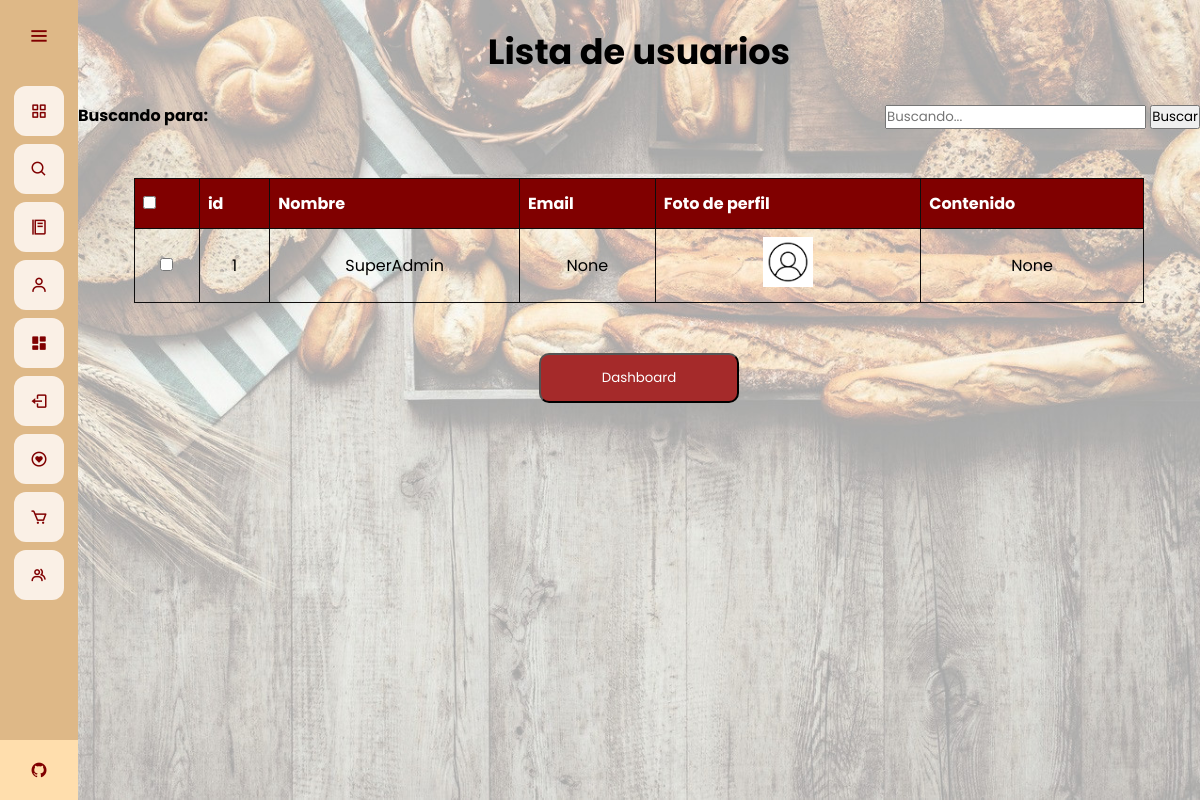
The page /admin-dash/editar-usuario (signed in) on the database as committed earlier.
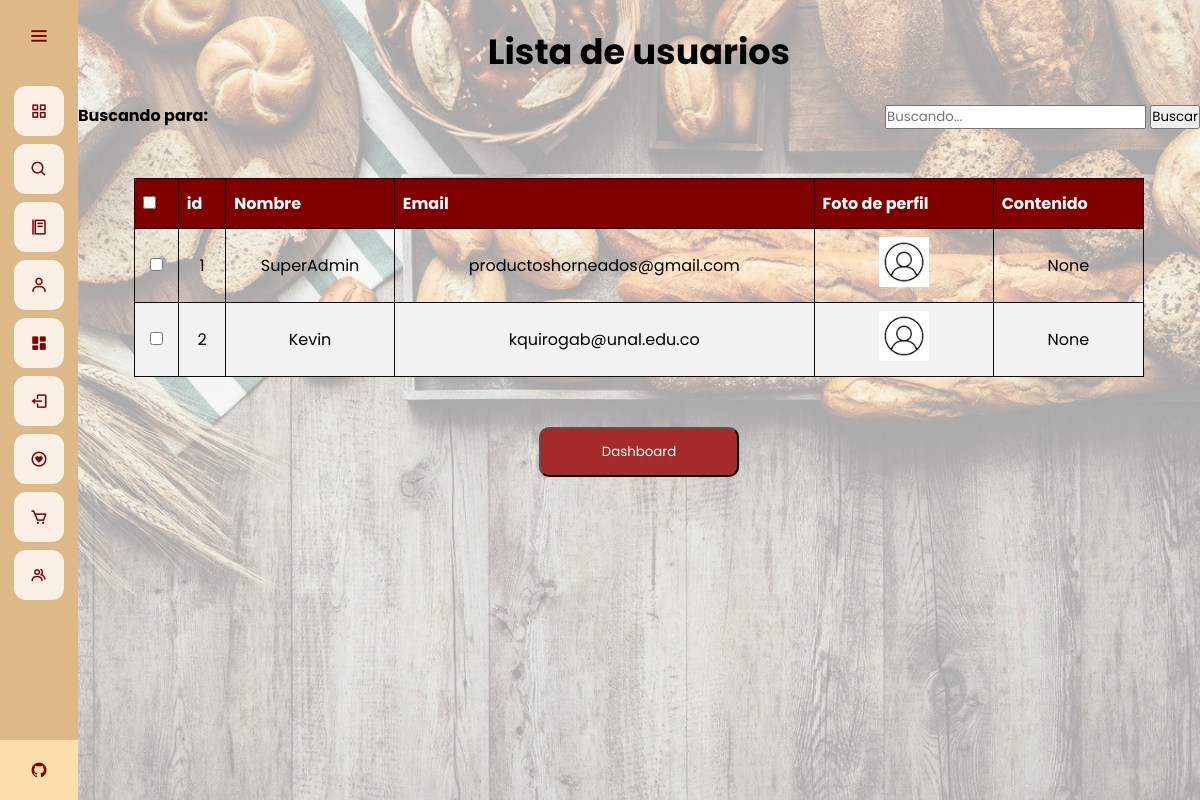
The same page on the database as committed later.
### app.py (models this page shows)
class User(database.Model, UserMixin):
	id = database.Column(database.Integer, primary_key=True)
	email = database.Column(database.String(30), unique=True)
	username = database.Column(database.String(20), nullable=False, unique=True)
	password = database.Column(database.String(80), nullable=False)
	profile_pic = database.Column(database.String(40), nullable=False, default='default.jpg')
	bio_content = database.Column(database.String(1000))
	verified = database.Column(database.Boolean(), default=False)
	commenter = database.relationship('Comment', backref='commenter', lazy='dynamic')
	wish = database.relationship('Wish', backref='liker', lazy='dynamic')

### app.py (the view)
@app.route("/admin-dash/editar-usuario", methods=['GET','POST'])
@login_required
def lista_usuario():
	if current_user.username == "SuperAdmin":
		pages = 5
		users = User.query.filter().all()
		if request.method == 'POST' and 'tag' in request.form:
			tag = request.form["tag"]
			search = "%{}%".format(tag)
			users = User.query.filter(User.username.like(search))
			return render_template("edituser.html", users = users, tag = tag)
		return render_template("listuser.html", users = users)
	else:
		return redirect(url_for('home'))

### app.py (called while the page is built)
@login_manager.user_loader
def load_user(user_id):
	return User.query.get(int(user_id))

@app.before_request
def make_session_permanent():
    session.permanent = True

### templates/listuser.html (shortened to what this page needs)
{% extends 'base.html' %}
{% block style %}
<link rel="stylesheet" href="{{ url_for('static', filename='css/style_listuser.css') }}">
{% endblock %}
{% block content %}
<br>
<h1 class = "title">
    Lista de usuarios
</h1>
<br>
<div class="container">
    <div class="tabsearch">
        <div class="tag-1">
            <strong>
                Buscando para: {{ tag }}
            </strong>
        </div>
        <div class="form-1">
            <form action="" method="POST" autocomplete="on">
                <input type="text" class="form-control" name="tag" id="tag" placeholder="Buscando..." />
                <input type="submit" value="Buscar" class="form-control btn btn-primary " name="">
            </form>
        </div>
    </div>
    <br>
    <br>
    <br>
    <div class="table-div">
        <table id="tableu" class="tableu" style="width: 90%">
            <thead>
                <tr>
                    <th>
                        <input type="checkbox" onclick="checkAll(this)">
                    </th>
                    <th>id</th>
                    <th>Nombre</th>
                    <th>Email</th>
                    <th>Foto de perfil</th>
                    <th>Contenido</th>
                </tr>
            </thead>
            <br>
            <tbody>
                {% for user in users %}
                <tr>
                    <td><input type="checkbox" name="user"></td>
                    <td>{{ user.id }}</td>
                    <td>{{ user.username }}</td>
                    <td>{{ user.email }}</td>
                    <td><img src="{{ url_for('static', filename='profile_pics/'+ user.profile_pic) }}" alt="" class="images">
                    </td>
                    <td>{{ user.bio_content }}</td>
                </tr>
                {% endfor %}
            </tbody>
        </table>
    </div>
</div>
<br>
<br>
<div class="other">
    <a href="{{url_for('dashboard')}}">
        <button type="button" class="buttond">
            Dashboard
        </button>
    </a>
</div>
{% endblock %}

Rows that differ between the two databases and show on the page:
changed User "SuperAdmin": email "None" → "productoshorneados@gmail.com"
added User: id "2", username "Kevin", email "kquirogab@unal.edu.co", profile_pic (placeholder picture), bio_content "None"
